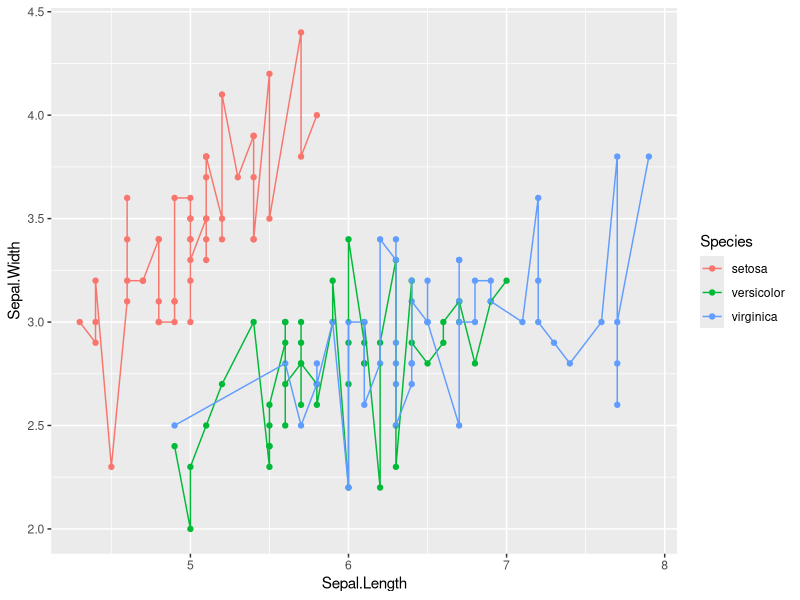

Here is the R script that generated this plot:
# Git add {file/folder}
# Git commit -m “{commit message}”
# git push origin main

library(ggplot2)

data(iris)
head(iris)

ggplot(data = iris, mapping = aes(x = Sepal.Length, y = Sepal.Width, color = Species)) +
  geom_point() +
  geom_line()
